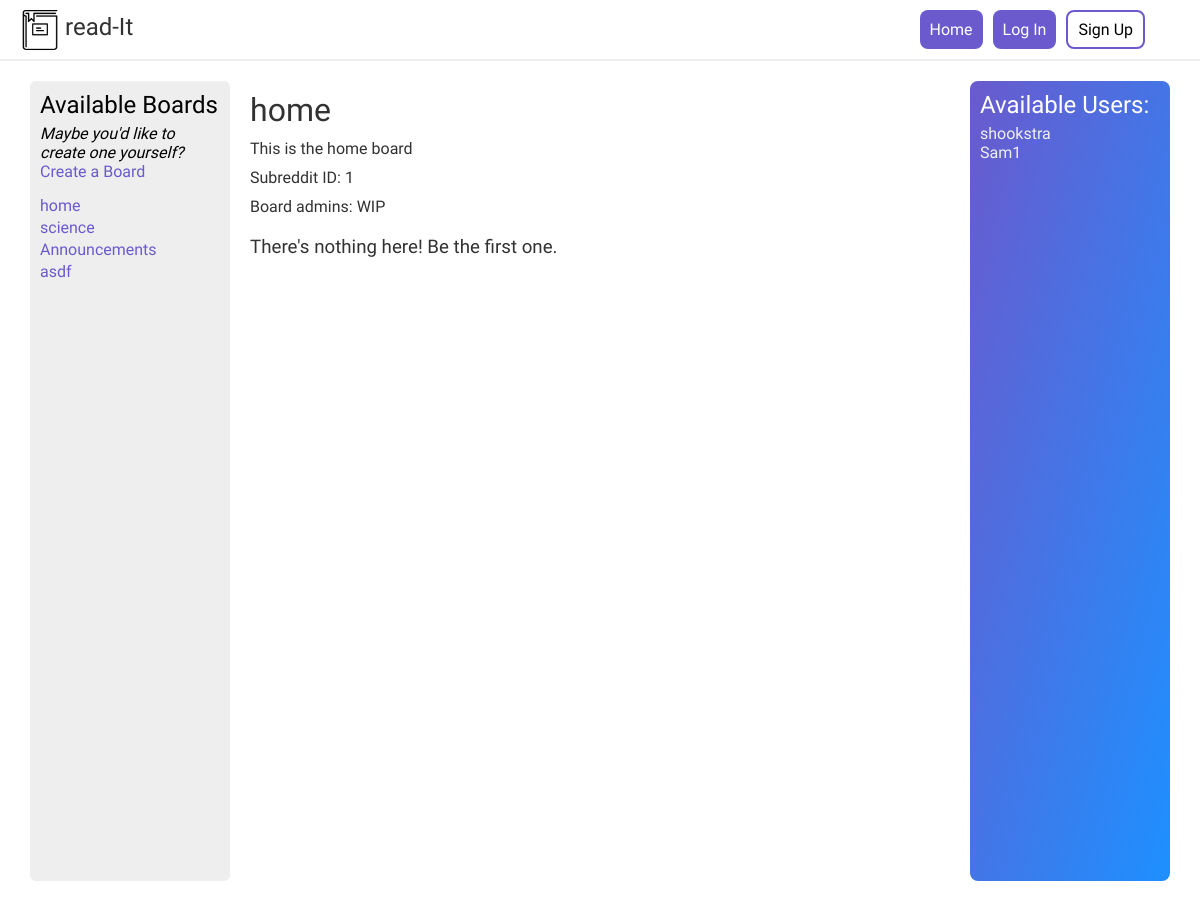
/subredditController.php?action=viewSubreddit&id=1, run on an earlier commit of the app's database.
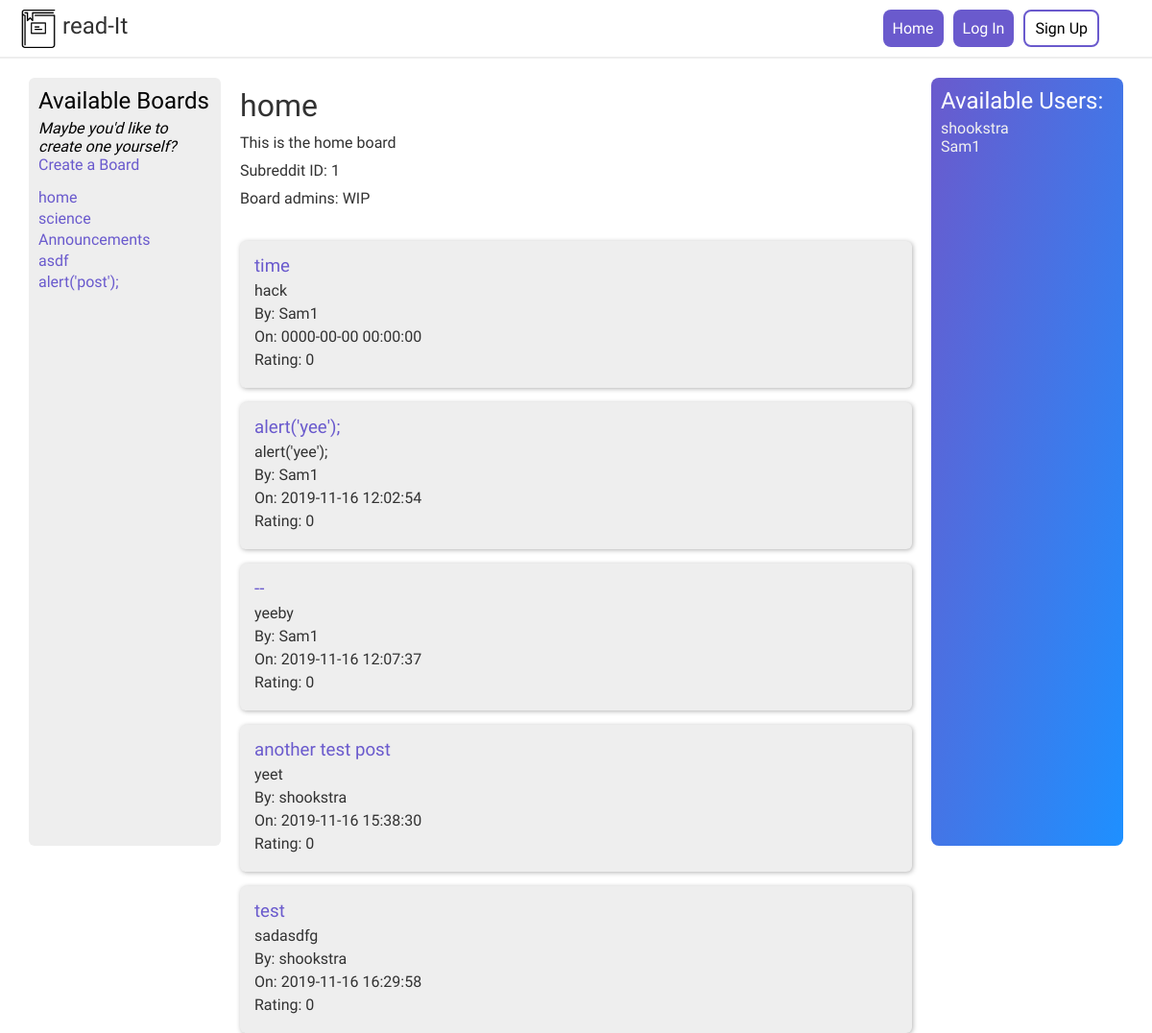
And on a later commit of the database.
### tables this page shows
CREATE TABLE `subreddits` (
  `subredditID` int(11) NOT NULL,
  `subredditName` varchar(64) NOT NULL,
  `subredditDescription` varchar(1500) NOT NULL
);

CREATE TABLE `users` (
  `userID` int(11) NOT NULL,
  `username` varchar(32) NOT NULL,
  `email` varchar(64) NOT NULL,
  `password` varchar(128) NOT NULL
);

CREATE TABLE `posts` (
  `postID` int(11) NOT NULL,
  `subredditID` int(11) NOT NULL,
  `userID` int(11) NOT NULL,
  `postTitle` varchar(64) NOT NULL,
  `postContent` varchar(1500) NOT NULL,
  `postTime` datetime NOT NULL DEFAULT CURRENT_TIMESTAMP,
  `rating` int(11) NOT NULL DEFAULT '0'
);

### models/subreddit/subredditDA.php (called while the page is built, shortened)
<?php
require_once 'models/subreddit/subreddit.php';
class subredditDA
{
    public static function get_all()
    {
        $db = Database::getDB();
        $querySubreddits = 'SELECT * FROM subreddits';
        $statement = $db->prepare($querySubreddits);
        $statement->execute();
        $rows = $statement->fetchAll();
        foreach ($rows as $value) {
            $subreddit = new subreddit($value['subredditID'], $value['subredditName'], $value['subredditDescription']);
            $subreddits[] = $subreddit;
        }
        return $subreddits;
    }
    public static function get_board($id)
    {
        $db = Database::getDB();
        $querySubreddits = 'SELECT * FROM subreddits where subredditID = :id';
        $statement = $db->prepare($querySubreddits);
        $statement->bindValue(':id', $id);
        $statement->execute();
        $rows = $statement->fetchAll();
        foreach ($rows as $value) {
            $subreddit = new subreddit($value['subredditID'], $value['subredditName'], $value['subredditDescription']);
            $subreddits[] = $subreddit;
        }
        return $subreddits;
    }
}

### models/subreddit/subreddit.php (called while the page is built, shortened)
<?php
class subreddit
{
    private $subredditID, $subredditName, $subredditDescription;
    public function __construct($subredditID, $subredditName, $subredditDescription)
    {
        $this->subredditID = $subredditID;
        $this->subredditName = $subredditName;
        $this->subredditDescription = $subredditDescription;
    }
    public function getSubredditID()
    {
        return $this->subredditID;
    }
    public function getSubredditName()
    {
        return $this->subredditName;
    }
    public function getSubredditDescription()
    {
        return $this->subredditDescription;
    }
}

### models/userDA.php (called while the page is built, shortened)
<?php
require_once('models/database.php');
require_once('models/user.php');
class userDA
{
    public static function get_all()
    {
        $db = Database::getDB();
        $queryUsers = 'SELECT * FROM users';
        $statement = $db->prepare($queryUsers);
        $statement->execute();
        $rows = $statement->fetchAll();
        foreach ($rows as $value) {
            $user = new user($value['userID'], $value['username'], $value['email'], $value['password']);
            $users[] = $user;
        }
        return $users;
    }
    public static function getUserByID($userID)
    {
        $db = Database::getDB();
        $queryUser = 'SELECT * FROM users where userID = :userID';
        $statement = $db->prepare($queryUser);
        $statement->bindValue(':userID', $userID);
        $statement->execute();
        $rows = $statement->fetchAll();
        foreach ($rows as $value) {
            $user = new user($value['userID'], $value['username'], $value['email'], $value['password']);
        }
        return $user;
    }
}

### models/user.php (called while the page is built, shortened)
<?php
class user
{
    private $userID, $username, $email, $password;
    public function __construct($userID, $username, $email, $password)
    {
        $this->username = $username;
    }
    public function getUsername()
    {
        return $this->username;
    }
}

### models/post/postDA.php (called while the page is built, shortened)
<?php
require_once 'models/post/post.php';
class postDA
{
    public static function get_posts_for_subreddit($subredditID)
    {
        $db = Database::getDB();
        $queryPosts = 'SELECT * FROM posts where subredditID = :subredditID';
        $statement = $db->prepare($queryPosts);
        $statement->bindValue(':subredditID', $subredditID);
        $statement->execute();
        $rows = $statement->fetchAll();
        $posts = [];
        foreach ($rows as $value) {
            $post = new post($value['postID'], $value['subredditID'], $value['userID'], $value['postTitle'], $value['postContent'], $value['postTime'], $value['rating']);
            array_push($posts, $post);
        }
        return $posts;
    }
}

### models/post/post.php (called while the page is built, shortened)
<?php
class post
{
    private $postID, $subredditID, $userID, $postTitle, $postContent, $postTime, $rating;
    public function __construct($postID, $subredditID, $userID, $postTitle, $postContent, $postTime, $rating)
    {
        $this->postID = $postID;
        $this->postTitle = $postTitle;
        $this->postContent = $postContent;
        $this->postTime = $postTime;
        $this->rating = $rating;
    }
    public function getPostID()
    {
        return $this->postID;
    }
    public function getPostTitle()
    {
        return $this->postTitle;
    }
    public function getPostContent()
    {
        return $this->postContent;
    }
    public function getPostTime()
    {
        return $this->postTime;
    }
    public function getRating()
    {
        return $this->rating;
    }
}

### views/viewSubreddit.php (the view, shortened to what this page needs)
<!DOCTYPE html>
<html lang="en">
<?php include_once("views/components/header.php"); ?>
<body>
    <?php include_once("views/components/nav.php"); ?>
    <div class="container">
        <div class="container-sidebar">
            <h2>Available Boards</h2>
            <p style="font-style: italic">Maybe you'd like to create one yourself?</p>
            <a href="subredditController.php?action=createSubredditForm">Create a Board</a>
            <ul class="boards">
                <?php foreach ($subreddits as $board) : ?>
                    <li>
                        <a href="subredditController.php?action=viewSubreddit&amp;id=<?php echo htmlspecialchars($board->getSubredditID()); ?>">
                            <?php echo htmlspecialchars($board->getSubredditName()); ?>
                        </a>
                    </li>
                <?php endforeach; ?>
            </ul>
        </div>
        <div class="container-main">
            <div class="top-content">
                <div class="board-info">
                    <h1><?php echo htmlspecialchars($subreddit[0]->getSubredditName()); ?></h1>
                    <p><?php echo htmlspecialchars($subreddit[0]->getSubredditDescription()); ?></p>
                    <p><?php echo htmlspecialchars('Subreddit ID: ' . $subreddit[0]->getSubredditID()); ?></p>
                    <p>Board admins: WIP</p>
                </div>
            </div>
            <div class="posts">
                <?php
                if (!empty($posts)) {
                    foreach ($posts as $post) { ?>
                        <div class="post">
                            <div class="post-content">
                                <h3>
                                    <a href="subredditController.php?action=viewPost&amp;postID=<?php echo $post->getPostID(); ?>">
                                        <?php echo htmlspecialchars($post->getPostTitle()) ?>
                                    </a>
                                </h3>
                                <p><?php echo htmlspecialchars($post->getPostContent()) ?></p>
                                <p><?php echo 'By: ' . htmlspecialchars(userDA::getUserByID($post->getUserID())->getUsername()) ?></p>
                                <p><?php echo 'On: ' . htmlspecialchars($post->getPostTime()) ?></p>
                                <p><?php echo 'Rating: ' . htmlspecialchars($post->getRating()); ?></p>
                            </div>
                        </div>
                <?php }
                } else {
                    echo "<h3>There's nothing here! Be the first one.</h3>";
                } ?>
            </div>
        </div>
        <?php include_once('views\components\usersSidebar.php'); ?>
    </div>
</body>
</html>

### subredditController.php (shortened to what this page needs)
<?php
require_once 'models/subreddit/subredditDA.php';
require_once 'models/post/postDA.php';
require_once 'models/post/post.php';
require_once 'models/user.php';
require_once 'models/userDA.php';
$action = filter_input(INPUT_POST, 'action');
if ($action === null) {
    $action = filter_input(INPUT_GET, 'action');
}
switch ($action) {
    case 'viewSubreddit':
        $users = userDA::get_all();
        $subreddits = subredditDA::get_all();
        $subredditID = filter_input(INPUT_GET, 'id');
        $subreddit = subredditDA::get_board($subredditID);
        $posts = postDA::get_posts_for_subreddit($subredditID);
        require 'views/viewSubreddit.php';
        die();
        break;
}

### views/components/header.php (shortened to what this page needs)
<head>
    <link rel="stylesheet" href="css/styling.css" />
</head>

### views/components/nav.php (shortened to what this page needs)
<nav>
    <div class="username">
        <img src="images/book.png" alt="book" height="40" class="logo" />
        <a href="index.php?action=home">
            <h2>
                read-It
            </h2>
        </a>
    </div>
    <div class="links">
        <a href="index.php?action=home" class="link">Home</a>
        <?php if (empty($_SESSION['username'])) { ?>
            <a href="index.php?action=signUp" class="link">Log In</a>
            <a href="index.php?action=signUp" class="link link-signup">Sign Up</a>
        <?php } ?>
        <div class="links-username">
        </div>
    </div>
</nav>

### views/components/usersSidebar.php
<div class="container-sidebar-right">
    <h2>Available Users:</h2>
    <?php if (!empty($users)) {
        foreach ($users as $user) {
            echo '<a href="index.php?action=viewUser"><p>' . (htmlspecialchars($user->getUsername())) . '</p></a>';
        }
    } ?>
</div>

### css/styling.css (style rules this page uses)
*, *:before, *:after { box-sizing: inherit; }
* { margin: 0; padding: 0; font-weight: normal; font-family: "Arimo", Arial, Helvetica, sans-serif; text-decoration: none; outline: none; }
html { box-sizing: border-box; }
nav { display: flex; align-items: center; width: 100%; padding: 5px 20px; justify-content: space-between; border-bottom: 2px solid #eee; margin-bottom: 20px; }
nav a { color: white; }
.links { display: flex; }
.link { padding: 10px; margin: 5px; border-radius: 8px; background-color: slateblue; color: white; transition: 0.3s; border: none; font-size: 16px; }
.links-username { padding: 10px; margin: 5px; font-size: 16px; }
.username { display: flex; align-items: center; justify-content: center; font-weight: bold; }
.username h2 { color: rgb(50, 50, 50); }
.link-signup { background-color: white; border: 2px solid slateblue; padding: 8px 10px 8px 10px; color: black; }
.container { display: flex; width: 95%; margin: 0 auto; height: 100vh; justify-content: space-between; margin-bottom: 20px; }
.container-main p, h1, h2, h3, h4 { margin: 10px 0; }
.container-sidebar { flex: 1; border-radius: 6px; background-color: #eee; padding: 10px; }
.container-sidebar ul { list-style: none; }
.container-sidebar li { margin-bottom: 3px; }
.container-sidebar a, .container-sidebar a:visited { color: slateblue; transition: 200ms ease-in-out; }
.container-main { flex: 4; margin: 0 10px; border-radius: 8px; color: rgb(50, 50, 50); }
.container-sidebar-right { color: white; background-image: linear-gradient(to bottom right, slateblue, dodgerblue); border-radius: 8px; flex: 1; padding: 10px; }
.container-sidebar-right a { color: rgb(240, 240, 240); }
.logo { margin-right: 5px; }
.boards { margin-top: 15px; }
.posts { margin: 0 10px 10px 10px; }
.post { margin: 15px 0 10px 0; background-color: #eee; padding: 15px; border-radius: 6px; box-shadow: 1px 1px 5px 0 rgba(0, 0, 0, 0.3); display: flex; transition: box-shadow 350ms; }
.post a { color: slateblue; }
.post-content { display: flex; flex-direction: column; align-items: flex-start; }
.post-content p, h2, h3 { padding: 0; margin: 0; margin-bottom: 5px; }
.top-content { display: flex; flex-direction: row; }
.board-info { margin-right: 15px; border-radius: 6px; margin: 0 10px 10px 10px; flex: 1; }

What changed in the data, as far as the page shows it:
added subreddits: subredditName "alert('post');"
added posts: postTitle "time", postContent "hack", Username "Sam1", postTime "0000-00-00 00:00:00", rating "0"
added posts: postTitle "alert('yee');", postContent "alert('yee');", Username "Sam1", postTime "2019-11-16 12:02:54", rating "0"
added posts: postTitle "--", postContent "yeeby", Username "Sam1", postTime "2019-11-16 12:07:37", rating "0"
added posts: postTitle "another test post", postContent "yeet", Username "shookstra", postTime "2019-11-16 15:38:30", rating "0"
added posts: postTitle "test", postContent "sadasdfg", Username "shookstra", postTime "2019-11-16 16:29:58", rating "0"
Also different on the page:
text no longer shown: "There's nothing here! Be the first one."
